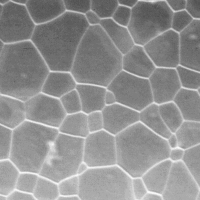
#> input picture tp1/images/uranium.png, 200 x 200 px
$ python correction_TP1_5LPE.py   (older library calls are emulated)
#> lines starting #> are read from the running program, lines starting #| are printed output that depends on the picture; after the words box and inside, x2 and y2 are one past the last pixel; in counts of white or black regions, pixels touching at a corner belong together
import numpy as np
from skimage.morphology import erosion, dilation, reconstruction
from skimage.morphology import square, diamond, octagon, rectangle, star, disk
from skimage.morphology import local_minima, label
from skimage.segmentation import watershed
from skimage import color
from PIL import Image
from scipy import ndimage as ndi
from matplotlib import pyplot as plt

# Ouvrir une image en niveau de gris et conversion en tableau numpy
# au format uint8 (entier non signé entre 0 et 255)
img_ui =  np.asarray(Image.open('./images/uranium.png')).astype(np.uint8)
#> img_ui is the input picture: shape (200, 200); min 79, max 248, mean 144.1
# Calcul des minima régionaux (en 8-connexité), par formule duale
img_rec = reconstruction(255 - img_ui,255 - img_ui + 1, selem=diamond(1))
ui_min_reg = (img_rec != 255 - img_ui + 1)
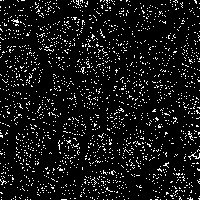
#> ui_min_reg: shape (200, 200) bool; 8.6% white in thin lines or dots
seeds = label(ui_min_reg,neighbors = 8) # Etiquetage des minima
#> seeds: shape (200, 200) int32; 1830 distinct labels, from 0 to 1829
ui_ws = watershed(img_ui,seeds) # LPE par défaut : Marqueur = Minima Régionaux
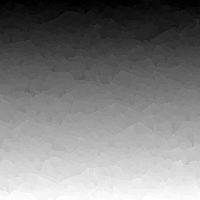
#> ui_ws: shape (200, 200) int32; min 1, max 1829, mean 914.3; drawn with min black and max white
ws_display=color.label2rgb(ui_ws,img_ui)
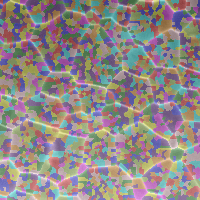
#> ws_display: shape (200, 200, 3) float64; mean R, G, B 0.571, 0.537, 0.532

# Affichage avec matplotlib
plt.subplot(131)
plt.imshow(img_ui,cmap = 'gray',vmin = 0.0,vmax = 255.0)
plt.title('Originale')
plt.subplot(132)
plt.imshow(ui_min_reg,cmap = 'gray',vmin = 0.0,vmax = 1.0)
plt.title('Minima régionaux (8-cx)')
plt.subplot(133)
plt.imshow(ws_display)
plt.title('Ligne de Partage des Eaux (brute)')
plt.show()

# Fermeture par reconstruction
se = square(3) # Détermine la taille minimum d'un minimum régional
ui_close = erosion(dilation(img_ui,se),se) # Fermeture morphologique
ui_close_reco = 255 - reconstruction(255 - ui_close,255 - img_ui,selem = diamond(1))
# Calcul des nouveaux minima régionaux
img2_rec = reconstruction(255-ui_close_reco,255-ui_close_reco+1,selem = diamond(1))
ui2_min_reg = (img2_rec != 255-ui_close_reco+1)
#> ui2_min_reg: shape (200, 200) bool; 11.7% white; 73 white regions (17 under 20 px), largest, box (x1, y1, x2, y2) and area: (117, 76, 149, 98) 303, (31, 1, 60, 17) 251, (62, 115, 81, 135) 213
seeds2 = label(ui2_min_reg,neighbors = 8) # Etiquetage des minima
#> seeds2: shape (200, 200) int32; 74 distinct labels, from 0 to 73
ui2_ws = watershed(ui_close_reco,seeds2) # LPE par défaut : Marqueur = Minima Régionaux
#> ui2_ws: shape (200, 200) int32; 73 distinct labels, from 1 to 73
ws2_display=color.label2rgb(ui2_ws,img_ui)
# Affichage avec matplotlib
plt.subplot(131)
plt.imshow(ui_close_reco,cmap = 'gray',vmin = 0.0,vmax = 255.0)
plt.title('Fermeture par reconstruction')
plt.subplot(132)
plt.imshow(ui2_min_reg,cmap = 'gray',vmin = 0.0,vmax = 1.0)
plt.title('Minima régionaux (8-cx)')
plt.subplot(133)
plt.imshow(ws2_display)
plt.title('Ligne de Partage des Eaux (filtrée 1)')
plt.show()

# Filtrage de Dynamique
prof_min = 60 # Détermine la profondeur minimum d'un bassin versant
ui2_close_reco = reconstruction(ui_close_reco.astype(np.int16),ui_close_reco.astype(np.int16) + prof_min)
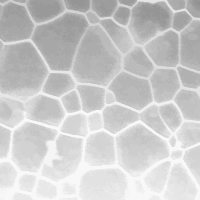
#> ui2_close_reco: shape (200, 200) float64; min 144, max 248, mean 202.5
# Calcul des nouveaux minima régionaux
img3_rec = reconstruction(255-ui2_close_reco,255-ui2_close_reco+1,selem = diamond(1))
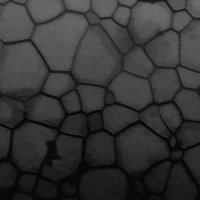
#> img3_rec: shape (200, 200) float64; min 8, max 111, mean 53.4
ui3_min_reg = (img3_rec != 255-ui2_close_reco+1)
#> ui3_min_reg: shape (200, 200) bool; 12.1% white; 72 white regions (17 under 20 px), largest, box (x1, y1, x2, y2) and area: (117, 76, 149, 98) 319, (31, 1, 60, 17) 272, (62, 115, 81, 135) 227
seeds3 = label(ui3_min_reg,neighbors = 8) # Etiquetage des minima
#> seeds3: shape (200, 200) int32; 73 distinct labels, from 0 to 72
ui3_ws = watershed(ui2_close_reco,seeds3) # LPE par défaut : Marqueur = Minima Régionaux
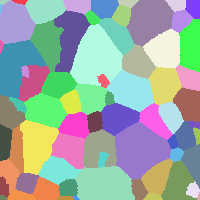
#> ui3_ws: shape (200, 200) int32; 72 distinct labels, from 1 to 72; one colour per label, 0 black
ws3_display=color.label2rgb(ui3_ws,img_ui)
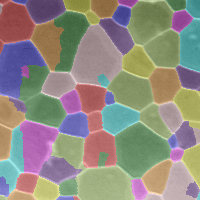
#> ws3_display: shape (200, 200, 3) float64; mean R, G, B 0.569, 0.547, 0.51
# Affichage avec matplotlib
plt.subplot(131)
plt.imshow(ui2_close_reco,cmap = 'gray',vmin = 0.0,vmax = 255.0)
plt.title('Filtrage de Dynamique')
plt.subplot(132)
plt.imshow(ui3_min_reg,cmap = 'gray',vmin = 0.0,vmax = 1.0)
plt.title('Minima régionaux (8-cx)')
plt.subplot(133)
plt.imshow(ws3_display)
plt.title('Ligne de Partage des Eaux (filtrée 2)')
plt.show()

$ run again, with tp1/images/Clown.png copied over tp1/images/uranium.png
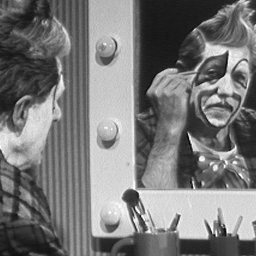
#> input picture tp1/images/Clown.png, 256 x 256 px
#> img_ui is the input picture: shape (256, 256); min 3, max 255, mean 120.3
#> `ui_min_reg = (img_rec != 255 - img_ui + 1)`:
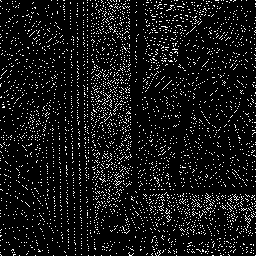
#> ui_min_reg: shape (256, 256) bool; 8.3% white in thin lines or dots
#> seeds: shape (256, 256) int32; 3497 distinct labels, from 0 to 3496
#> ui2_min_reg: shape (256, 256) bool; 7.4% white in thin lines or dots
#> seeds2: shape (256, 256) int32; 155 distinct labels, from 0 to 154
#> ui2_ws: shape (256, 256) int32; 154 distinct labels, from 1 to 154
#> ui3_min_reg: shape (256, 256) bool; 6% white in thin lines or dots
#> seeds3: shape (256, 256) int32; 139 distinct labels, from 0 to 138
#> ui3_ws: shape (256, 256) int32; 138 distinct labels, from 1 to 138
#> `ws3_display=color.label2rgb(ui3_ws,img_ui)`:
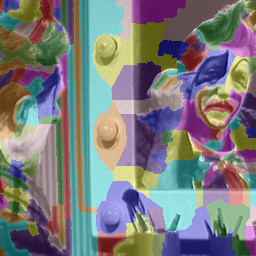
#> ws3_display: shape (256, 256, 3) float64; mean R, G, B 0.484, 0.484, 0.49
